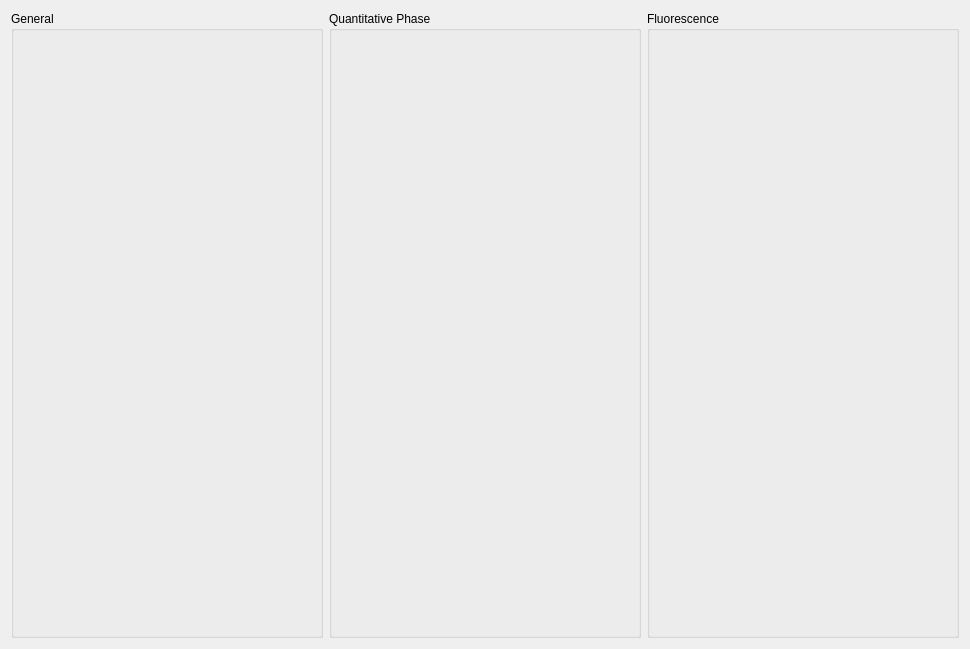
<?xml version="1.0" encoding="UTF-8"?>
<ui version="4.0">
 <class>Form</class>
 <widget class="QWidget" name="Form">
  <property name="geometry">
   <rect>
    <x>0</x>
    <y>0</y>
    <width>970</width>
    <height>649</height>
   </rect>
  </property>
  <property name="windowTitle">
   <string>Form</string>
  </property>
  <layout class="QHBoxLayout" name="horizontalLayout">
   <item>
    <widget class="QGroupBox" name="groupBox_general">
     <property name="title">
      <string>General</string>
     </property>
     <layout class="QFormLayout" name="formLayout_general"/>
    </widget>
   </item>
   <item>
    <widget class="QGroupBox" name="groupBox_qp">
     <property name="title">
      <string>Quantitative Phase</string>
     </property>
     <layout class="QFormLayout" name="formLayout_qp"/>
    </widget>
   </item>
   <item>
    <widget class="QGroupBox" name="groupBox_fl">
     <property name="title">
      <string>Fluorescence</string>
     </property>
     <layout class="QFormLayout" name="formLayout_fl"/>
    </widget>
   </item>
  </layout>
 </widget>
 <resources/>
 <connections/>
</ui>
